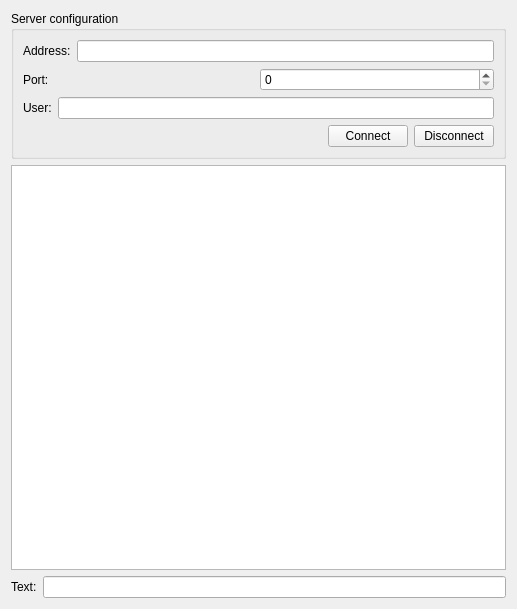
<?xml version="1.0" encoding="UTF-8"?>
<ui version="4.0">
 <class>Widget</class>
 <widget class="QWidget" name="Widget">
  <property name="geometry">
   <rect>
    <x>0</x>
    <y>0</y>
    <width>517</width>
    <height>609</height>
   </rect>
  </property>
  <property name="windowTitle">
   <string>TcpClient</string>
  </property>
  <layout class="QVBoxLayout" name="verticalLayout_2">
   <item>
    <widget class="QGroupBox" name="groupBox">
     <property name="title">
      <string>Server configuration</string>
     </property>
     <layout class="QVBoxLayout" name="verticalLayout">
      <item>
       <layout class="QHBoxLayout" name="horizontalLayout">
        <item>
         <widget class="QLabel" name="label_2">
          <property name="text">
           <string>Address:</string>
          </property>
         </widget>
        </item>
        <item>
         <widget class="QLineEdit" name="addressLineEdit"/>
        </item>
       </layout>
      </item>
      <item>
       <layout class="QHBoxLayout" name="horizontalLayout_2">
        <item>
         <widget class="QLabel" name="label_3">
          <property name="maximumSize">
           <size>
            <width>231</width>
            <height>16777215</height>
           </size>
          </property>
          <property name="text">
           <string>Port:</string>
          </property>
         </widget>
        </item>
        <item>
         <widget class="QSpinBox" name="portSpinbox">
          <property name="minimum">
           <number>0</number>
          </property>
          <property name="maximum">
           <number>65535</number>
          </property>
         </widget>
        </item>
       </layout>
      </item>
      <item>
       <layout class="QHBoxLayout" name="horizontalLayout_3">
        <item>
         <widget class="QLabel" name="label_4">
          <property name="text">
           <string>User:</string>
          </property>
         </widget>
        </item>
        <item>
         <widget class="QLineEdit" name="userLineEdit"/>
        </item>
       </layout>
      </item>
      <item>
       <layout class="QHBoxLayout" name="horizontalLayout_4">
        <item>
         <spacer name="horizontalSpacer">
          <property name="orientation">
           <enum>Qt::Horizontal</enum>
          </property>
          <property name="sizeHint" stdset="0">
           <size>
            <width>40</width>
            <height>20</height>
           </size>
          </property>
         </spacer>
        </item>
        <item>
         <widget class="QPushButton" name="connectButton">
          <property name="text">
           <string>Connect</string>
          </property>
         </widget>
        </item>
        <item>
         <widget class="QPushButton" name="disconnectButton">
          <property name="text">
           <string>Disconnect</string>
          </property>
         </widget>
        </item>
       </layout>
      </item>
     </layout>
    </widget>
   </item>
   <item>
    <widget class="QTextEdit" name="messagesLog"/>
   </item>
   <item>
    <layout class="QHBoxLayout" name="horizontalLayout_5">
     <item>
      <widget class="QLabel" name="label_5">
       <property name="text">
        <string>Text:</string>
       </property>
      </widget>
     </item>
     <item>
      <widget class="QLineEdit" name="messageInput"/>
     </item>
    </layout>
   </item>
  </layout>
 </widget>
 <resources/>
 <connections/>
</ui>
